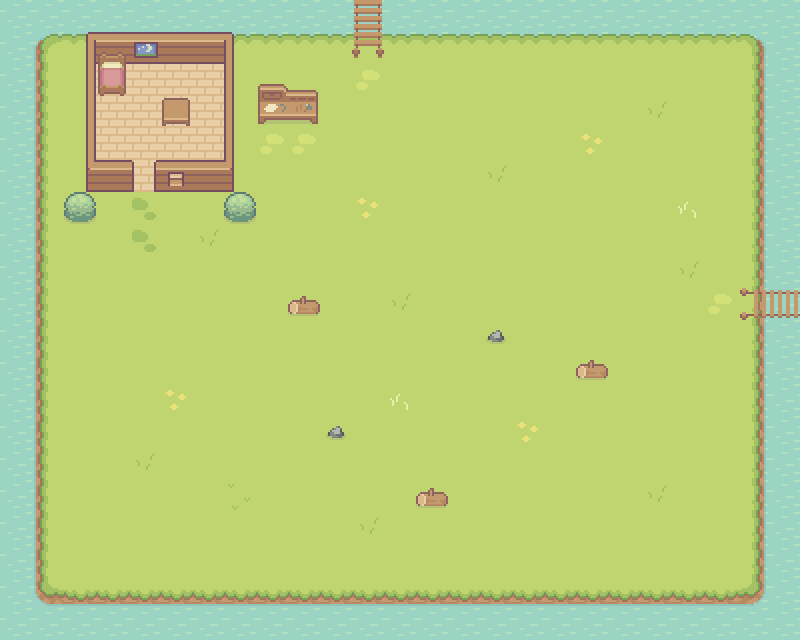

The image is a tile-based game level rendered from a .tmx file. Its description and source (layers, tilesets, objects; grid data summarised) follow:
An orthogonal 25x20 tile map with 32x32 px tiles, 9 tile layers (Water, Ground, Objects, WalkableObjects, ...), 1 hidden layer not drawn, 11 tilesets and 13 objects.

<map version="1.10" tiledversion="1.10.2" orientation="orthogonal" renderorder="right-down" width="25" height="20" tilewidth="32" tileheight="32" infinite="0" nextlayerid="22" nextobjectid="16">
 <tileset firstgid="1" name="grass_hill" tilewidth="32" tileheight="32" tilecount="77" columns="11">
  <image source="tilesets/grass_hill.png" width="352" height="224" />
 </tileset>
 <tileset firstgid="78" name="soil_ground" tilewidth="32" tileheight="32" tilecount="77" columns="11">
  <image source="tilesets/soil_ground.png" width="352" height="224" />
 </tileset>
 <tileset firstgid="155" name="hills" tilewidth="32" tileheight="32" tilecount="36" columns="6">
  <image source="tilesets/hills.png" width="192" height="192" />
 </tileset>
 <tileset firstgid="191" name="water" tilewidth="32" tileheight="32" tilecount="4" columns="4">
  <image source="tilesets/water.png" width="128" height="32" />
 </tileset>
 <tileset firstgid="195" name="darker_soil_ground" tilewidth="32" tileheight="32" tilecount="77" columns="11">
  <image source="tilesets/darker_soil_ground.png" width="352" height="224" />
 </tileset>
 <tileset firstgid="272" name="flowers_stones" tilewidth="32" tileheight="32" tilecount="60" columns="12">
  <image source="tilesets/flowers_stones.png" width="384" height="160" />
 </tileset>
 <tileset firstgid="332" name="trees" tilewidth="32" tileheight="32" tilecount="84" columns="12">
  <image source="tilesets/trees.png" width="384" height="224" />
 </tileset>
 <tileset firstgid="416" name="wood_bridge" tilewidth="32" tileheight="32" tilecount="15" columns="5">
  <image source="tilesets/wood_bridge.png" width="160" height="96" />
 </tileset>
 <tileset firstgid="431" name="wooden_house" tilewidth="32" tileheight="32" tilecount="30" columns="6">
  <image source="tilesets/wooden_house.png" width="192" height="160" />
 </tileset>
 <tileset firstgid="461" name="furniture" tilewidth="32" tileheight="32" tilecount="54" columns="9">
  <image source="tilesets/furniture.png" width="288" height="192" />
 </tileset>
 <tileset firstgid="515" name="door_sprites" tilewidth="32" tileheight="32" tilecount="54" columns="18">
  <image source="items/door_sprites.png" width="576" height="96" />
 </tileset>
 <layer id="1" name="Water" width="25" height="20">
  <data>[500 cells, 500 non-empty, 1 distinct tile ids]</data>
 </layer>
 <layer id="2" name="Ground" width="25" height="20">
  <data>[500 cells, 414 non-empty, 9 distinct tile ids]</data>
 </layer>
 <layer id="3" name="Objects" width="25" height="20">
  <data>[500 cells, 0 non-empty, 0 distinct tile ids]</data>
 </layer>
 <layer id="4" name="WalkableObjects" width="25" height="20">
  <data>[500 cells, 41 non-empty, 11 distinct tile ids]</data>
 </layer>
 <layer id="5" name="WalkableObjects2" width="25" height="20">
  <data>[500 cells, 0 non-empty, 0 distinct tile ids]</data>
 </layer>
 <layer id="6" name="FixedObjects" width="25" height="20">
  <data>[500 cells, 19 non-empty, 10 distinct tile ids]</data>
 </layer>
 <layer id="7" name="FixedObjects2" width="25" height="20">
  <data>[500 cells, 2 non-empty, 2 distinct tile ids]</data>
 </layer>
 <layer id="14" name="GuideOnly" width="25" height="20">
  <data>[500 cells, 12 non-empty, 9 distinct tile ids]</data>
 </layer>
 <layer id="18" name="Collision" width="25" height="20">
  <data>[500 cells, 84 non-empty, 1 distinct tile ids]</data>
 </layer>
 <layer id="19" name="FarmingLand" width="25" height="20" visible="0">
  <data>[500 cells, 308 non-empty, 1 distinct tile ids]</data>
 </layer>
 <group id="8" name="Points">
  <objectgroup id="9" name="SpawnPoint">
   <object id="1" x="134" y="192">
    <point />
   </object>
  </objectgroup>
  <objectgroup id="10" name="ExitToAnimalMapPoint">
   <object id="2" x="795.75" y="304.5">
    <point />
   </object>
  </objectgroup>
  <objectgroup id="11" name="ExitToForestMapPoint">
   <object id="3" x="368" y="19.6667">
    <point />
   </object>
  </objectgroup>
  <objectgroup id="12" name="EntryFromAnimalMapPoint">
   <object id="4" x="763.333" y="281.333">
    <point />
   </object>
  </objectgroup>
  <objectgroup id="13" name="EntryFromForestMapPoint">
   <object id="5" x="360.5" y="33">
    <point />
   </object>
  </objectgroup>
  <objectgroup id="15" name="CraftingTablePoint">
   <object id="6" x="256" y="64">
    <point />
   </object>
  </objectgroup>
  <objectgroup id="16" name="DoorPoint">
   <object id="8" x="128" y="160">
    <point />
   </object>
  </objectgroup>
  <objectgroup id="17" name="BedPoint">
   <object id="10" x="96" y="32">
    <point />
   </object>
  </objectgroup>
  <objectgroup id="20" name="Rocks">
   <object id="14" x="320" y="416">
    <point />
   </object>
   <object id="15" x="480" y="320">
    <point />
   </object>
  </objectgroup>
  <objectgroup id="21" name="Wood">
   <object id="11" x="288" y="288">
    <point />
   </object>
   <object id="12" x="416" y="480">
    <point />
   </object>
   <object id="13" x="576" y="352">
    <point />
   </object>
  </objectgroup>
 </group>
</map>
